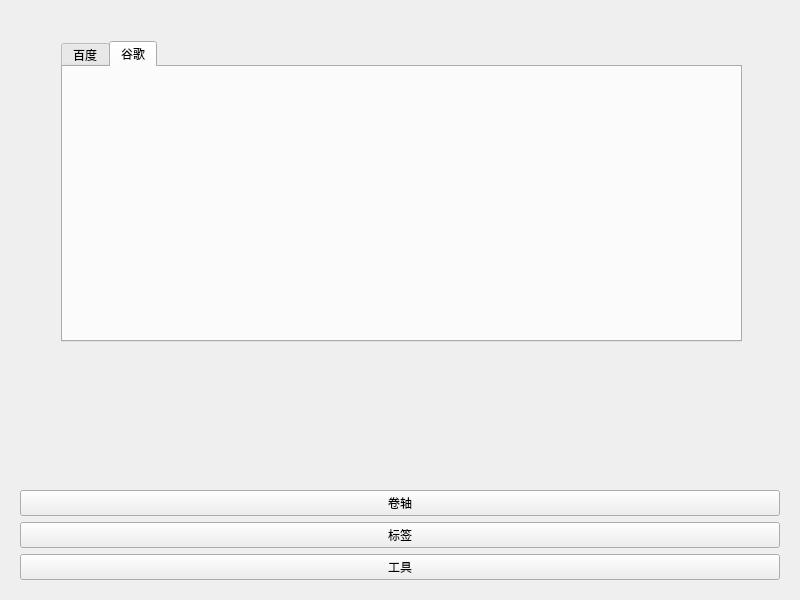
<?xml version="1.0" encoding="UTF-8"?>
<ui version="4.0">
 <class>Widget</class>
 <widget class="QWidget" name="Widget">
  <property name="geometry">
   <rect>
    <x>0</x>
    <y>0</y>
    <width>800</width>
    <height>600</height>
   </rect>
  </property>
  <property name="windowTitle">
   <string>Widget</string>
  </property>
  <layout class="QVBoxLayout" name="verticalLayout_3">
   <item>
    <widget class="QStackedWidget" name="stackedWidget">
     <property name="currentIndex">
      <number>1</number>
     </property>
     <widget class="QWidget" name="page_4">
      <widget class="QScrollArea" name="scrollArea">
       <property name="geometry">
        <rect>
         <x>40</x>
         <y>30</y>
         <width>691</width>
         <height>291</height>
        </rect>
       </property>
       <property name="widgetResizable">
        <bool>true</bool>
       </property>
       <widget class="QWidget" name="scrollAreaWidgetContents">
        <property name="geometry">
         <rect>
          <x>0</x>
          <y>0</y>
          <width>674</width>
          <height>350</height>
         </rect>
        </property>
        <layout class="QVBoxLayout" name="verticalLayout">
         <item>
          <widget class="QPushButton" name="pushButton">
           <property name="text">
            <string>PushButton</string>
           </property>
          </widget>
         </item>
         <item>
          <widget class="QPushButton" name="pushButton_4">
           <property name="text">
            <string>PushButton</string>
           </property>
          </widget>
         </item>
         <item>
          <widget class="QPushButton" name="pushButton_3">
           <property name="text">
            <string>PushButton</string>
           </property>
          </widget>
         </item>
         <item>
          <widget class="QPushButton" name="pushButton_2">
           <property name="text">
            <string>PushButton</string>
           </property>
          </widget>
         </item>
         <item>
          <widget class="QPushButton" name="pushButton_8">
           <property name="text">
            <string>PushButton</string>
           </property>
          </widget>
         </item>
         <item>
          <widget class="QPushButton" name="pushButton_7">
           <property name="text">
            <string>PushButton</string>
           </property>
          </widget>
         </item>
         <item>
          <widget class="QPushButton" name="pushButton_6">
           <property name="text">
            <string>PushButton</string>
           </property>
          </widget>
         </item>
         <item>
          <widget class="QPushButton" name="pushButton_5">
           <property name="text">
            <string>PushButton</string>
           </property>
          </widget>
         </item>
         <item>
          <widget class="QPushButton" name="pushButton_9">
           <property name="text">
            <string>PushButton</string>
           </property>
          </widget>
         </item>
         <item>
          <widget class="QPushButton" name="pushButton_10">
           <property name="text">
            <string>PushButton</string>
           </property>
          </widget>
         </item>
        </layout>
       </widget>
      </widget>
     </widget>
     <widget class="QWidget" name="page_6">
      <widget class="QTabWidget" name="tabWidget">
       <property name="geometry">
        <rect>
         <x>50</x>
         <y>30</y>
         <width>681</width>
         <height>301</height>
        </rect>
       </property>
       <property name="currentIndex">
        <number>1</number>
       </property>
       <widget class="QWidget" name="tab">
        <attribute name="title">
         <string>百度</string>
        </attribute>
       </widget>
       <widget class="QWidget" name="tab_2">
        <attribute name="title">
         <string>谷歌</string>
        </attribute>
       </widget>
      </widget>
     </widget>
     <widget class="QWidget" name="page_5">
      <widget class="QToolBox" name="toolBox">
       <property name="geometry">
        <rect>
         <x>40</x>
         <y>30</y>
         <width>691</width>
         <height>321</height>
        </rect>
       </property>
       <property name="currentIndex">
        <number>0</number>
       </property>
       <widget class="QWidget" name="page">
        <property name="geometry">
         <rect>
          <x>0</x>
          <y>0</y>
          <width>691</width>
          <height>219</height>
         </rect>
        </property>
        <attribute name="label">
         <string>家人</string>
        </attribute>
       </widget>
       <widget class="QWidget" name="page_2">
        <property name="geometry">
         <rect>
          <x>0</x>
          <y>0</y>
          <width>691</width>
          <height>219</height>
         </rect>
        </property>
        <attribute name="label">
         <string>朋友</string>
        </attribute>
       </widget>
       <widget class="QWidget" name="page_3">
        <attribute name="label">
         <string>黑名单</string>
        </attribute>
       </widget>
      </widget>
     </widget>
    </widget>
   </item>
   <item>
    <widget class="QWidget" name="widget" native="true">
     <layout class="QVBoxLayout" name="verticalLayout_2">
      <item>
       <widget class="QPushButton" name="btn_ScrollArea">
        <property name="text">
         <string>卷轴</string>
        </property>
       </widget>
      </item>
      <item>
       <widget class="QPushButton" name="btn_Tab">
        <property name="text">
         <string>标签</string>
        </property>
       </widget>
      </item>
      <item>
       <widget class="QPushButton" name="btn_ToolBox">
        <property name="text">
         <string>工具</string>
        </property>
       </widget>
      </item>
     </layout>
    </widget>
   </item>
  </layout>
 </widget>
 <resources/>
 <connections/>
</ui>
